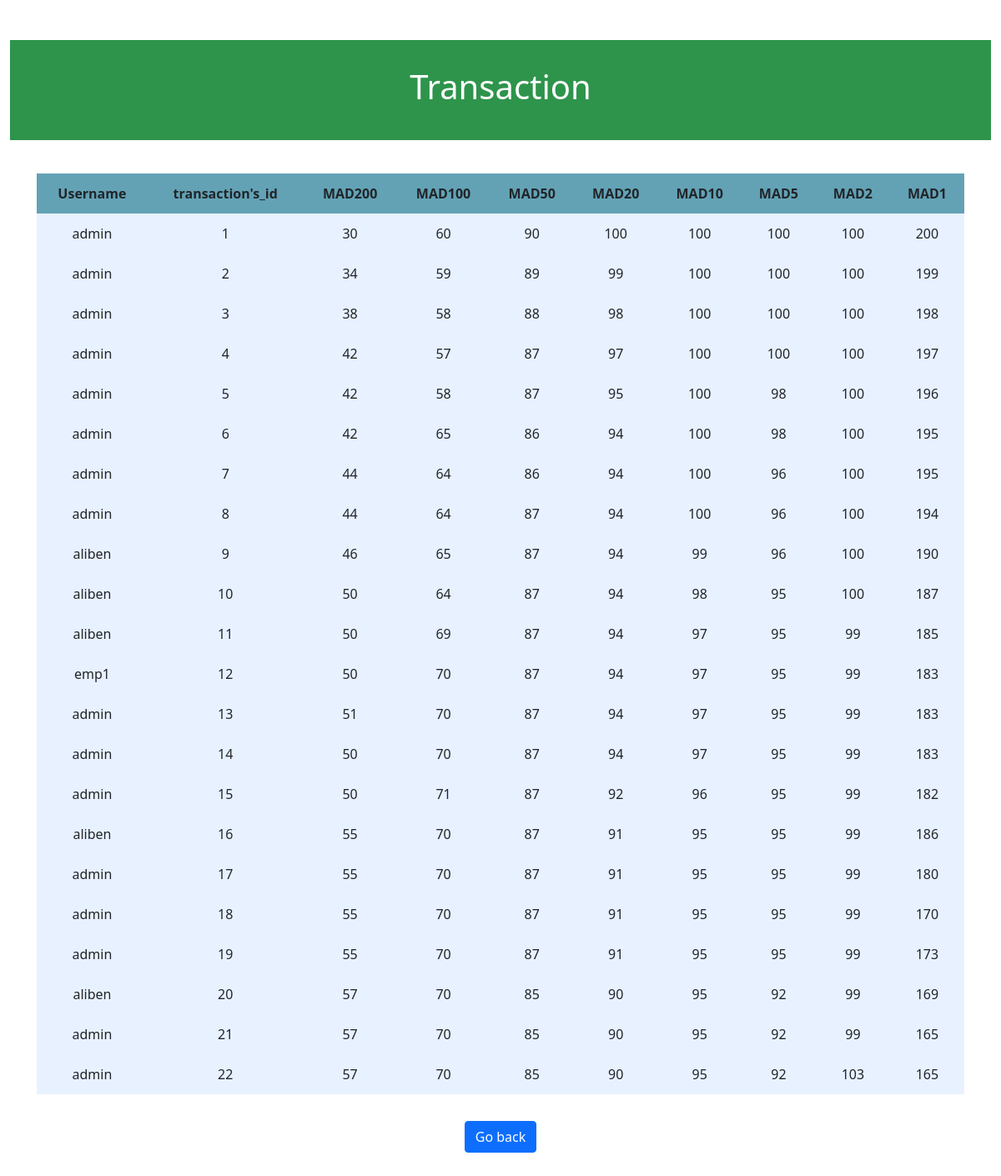
Page /trans (signed in) on the committed database.
### tables this page shows
CREATE TABLE bank (id  INTERGER NOT NULL,tran_id INTEGER PRIMARY KEY AUTOINCREMENT NOT NULL, MAD200 INTERGER NOT NULL,MAD100 INTERGER NOT NULL,MAD50 INTERGER NOT NULL,MAD20 INTERGER NOT NULL,MAD10 INTERGER NOT NULL,MAD5 INTERGER NOT NULL,MAD2 INTERGER NOT NULL,MAD1 INTERGER NOT NULL, FOREIGN KEY(id) REFERENCES users(id));

CREATE TABLE users_archive (id INTEGER  NOT NULL, username TEXT NOT NULL, hash TEXT NOT NULL, type TEXT NOT NULL);

### app.py (the view)
@app.route("/trans",methods=["GET"])
@login_required
def trans():
    if db.execute("SELECT type FROM users WHERE id = ?", session["user_id"])[0]["type"] !="adm":
        return render_template("nicetry.html")
    else:
        emp=db.execute("SELECT * FROM users_archive")
        employees=dict()
        for employee in emp:
             id=employee["id"]
             employees[str(id)]= str(employee["username"])
        rows= db.execute("SELECT * FROM bank")
        for i in range(len(rows)):
            rows[i]["username"]= employees[str(rows[i]["id"])]
        return render_template("trans.html",rows=rows)

### app.py (called while the page is built)
@app.after_request
def after_request(response):
    response.headers["Cache-Control"] = "no-cache, no-store, must-revalidate"
    response.headers["Expires"] = 0
    response.headers["Pragma"] = "no-cache"
    return response

### loginreq.py (called while the page is built)
def login_required(f):
    @wraps(f)
    def decorated_function(*args, **kwargs):
        if session.get("user_id") is None:
            return redirect("/login")
        return f(*args, **kwargs)
    return decorated_function

### templates/trans.html (shortened to what this page needs)
{% extends "layout.html" %}
{% block main %}
<div class="header" style="background-color: #2E944B;">
    <h1>Transaction</h1>
</div>
    <div class="section">
        <table>
            <thead style="background-color:#63A2B5">
                <tr>
                    <th>Username</th>
                    <th>transaction's_id</th>
                    <th>MAD200</th>
                    <th>MAD100</th>
                    <th>MAD50</th>
                    <th>MAD20</th>
                    <th>MAD10</th>
                    <th>MAD5</th>
                    <th>MAD2</th>
                    <th>MAD1</th>
                </tr>
            </thead>
            {% for row in rows %}
            <tbody>
                <tr>
                    <td>{{row.username}}</td>
                    <td>{{row.tran_id}}</td>
                    <td>{{row.MAD200}}</td>
                    <td>{{row.MAD100}}</td>
                    <td>{{row.MAD50}}</td>
                    <td>{{row.MAD20}}</td>
                    <td>{{row.MAD10}}</td>
                    <td>{{row.MAD5}}</td>
                    <td>{{row.MAD2}}</td>
                    <td>{{row.MAD1}}</td>
                </tr>
            </tbody>
            {%endfor%}
        </table>
    </div>
    <a href="/admin" class="btn btn-primary">Go back</a>
{% endblock %}

### static/styles.css (style rules this page uses)
.section { padding-bottom: 1rem; padding-left: 2rem; padding-right: 2rem; padding-top: 0.5rem; }
table { background-color: transparent; margin-bottom: 1rem; width: 100%; }
table th, table td { padding: 0.75rem; vertical-align: middle; }
tbody tr:nth-of-type(odd) { background-color: rgb(179, 208, 255, 0.3) }
.header { background-color: #F5B82E; color: #fff; margin-bottom: 2rem; padding: 2rem 1rem; text-align: center; }

### rows in the picture
bank: username "admin", tran_id "1", MAD200 "30", MAD100 "60", MAD50 "90", MAD20 "100", MAD10 "100", MAD5 "100", MAD2 "100", MAD1 "200"
bank: username "admin", tran_id "2", MAD200 "34", MAD100 "59", MAD50 "89", MAD20 "99", MAD10 "100", MAD5 "100", MAD2 "100", MAD1 "199"
bank: username "admin", tran_id "3", MAD200 "38", MAD100 "58", MAD50 "88", MAD20 "98", MAD10 "100", MAD5 "100", MAD2 "100", MAD1 "198"
bank: username "admin", tran_id "4", MAD200 "42", MAD100 "57", MAD50 "87", MAD20 "97", MAD10 "100", MAD5 "100", MAD2 "100", MAD1 "197"
bank: username "admin", tran_id "5", MAD200 "42", MAD100 "58", MAD50 "87", MAD20 "95", MAD10 "100", MAD5 "98", MAD2 "100", MAD1 "196"
bank: username "admin", tran_id "6", MAD200 "42", MAD100 "65", MAD50 "86", MAD20 "94", MAD10 "100", MAD5 "98", MAD2 "100", MAD1 "195"
bank: username "admin", tran_id "7", MAD200 "44", MAD100 "64", MAD50 "86", MAD20 "94", MAD10 "100", MAD5 "96", MAD2 "100", MAD1 "195"
bank: username "admin", tran_id "8", MAD200 "44", MAD100 "64", MAD50 "87", MAD20 "94", MAD10 "100", MAD5 "96", MAD2 "100", MAD1 "194"
bank: username "aliben", tran_id "9", MAD200 "46", MAD100 "65", MAD50 "87", MAD20 "94", MAD10 "99", MAD5 "96", MAD2 "100", MAD1 "190"
bank: username "aliben", tran_id "10", MAD200 "50", MAD100 "64", MAD50 "87", MAD20 "94", MAD10 "98", MAD5 "95", MAD2 "100", MAD1 "187"
bank: username "aliben", tran_id "11", MAD200 "50", MAD100 "69", MAD50 "87", MAD20 "94", MAD10 "97", MAD5 "95", MAD2 "99", MAD1 "185"
bank: username "emp1", tran_id "12", MAD200 "50", MAD100 "70", MAD50 "87", MAD20 "94", MAD10 "97", MAD5 "95", MAD2 "99", MAD1 "183"
bank: username "admin", tran_id "13", MAD200 "51", MAD100 "70", MAD50 "87", MAD20 "94", MAD10 "97", MAD5 "95", MAD2 "99", MAD1 "183"
bank: username "admin", tran_id "14", MAD200 "50", MAD100 "70", MAD50 "87", MAD20 "94", MAD10 "97", MAD5 "95", MAD2 "99", MAD1 "183"
bank: username "admin", tran_id "15", MAD200 "50", MAD100 "71", MAD50 "87", MAD20 "92", MAD10 "96", MAD5 "95", MAD2 "99", MAD1 "182"
bank: username "aliben", tran_id "16", MAD200 "55", MAD100 "70", MAD50 "87", MAD20 "91", MAD10 "95", MAD5 "95", MAD2 "99", MAD1 "186"
bank: username "admin", tran_id "17", MAD200 "55", MAD100 "70", MAD50 "87", MAD20 "91", MAD10 "95", MAD5 "95", MAD2 "99", MAD1 "180"
bank: username "admin", tran_id "18", MAD200 "55", MAD100 "70", MAD50 "87", MAD20 "91", MAD10 "95", MAD5 "95", MAD2 "99", MAD1 "170"
bank: username "admin", tran_id "19", MAD200 "55", MAD100 "70", MAD50 "87", MAD20 "91", MAD10 "95", MAD5 "95", MAD2 "99", MAD1 "173"
bank: username "aliben", tran_id "20", MAD200 "57", MAD100 "70", MAD50 "85", MAD20 "90", MAD10 "95", MAD5 "92", MAD2 "99", MAD1 "169"
bank: username "admin", tran_id "21", MAD200 "57", MAD100 "70", MAD50 "85", MAD20 "90", MAD10 "95", MAD5 "92", MAD2 "99", MAD1 "165"
bank: username "admin", tran_id "22", MAD200 "57", MAD100 "70", MAD50 "85", MAD20 "90", MAD10 "95", MAD5 "92", MAD2 "103", MAD1 "165"
